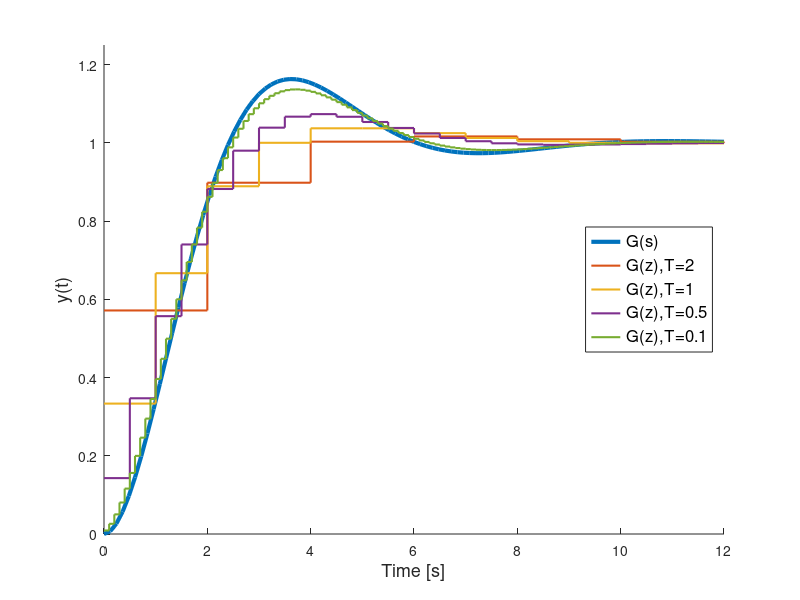

The MATLAB script that drew this image:
%% Example 1: Backward Discretization - Multiple Sample Times
zeta = 0.5; wn = 1;
Gs = tf(wn^2,[1 2*zeta*wn wn^2]);   % Continuous-time system G(s)
Tf = 12;                            % Final time for simulation
[ys,ts] = step(Gs,Tf);  % Computes step response for G(s)
Tvec = [2 1 0.5 0.1];   % Vector with different sample times T
figure(1), cla, hold on
plot(ts,ys,'LineWidth',3);          
for k = 1:length(Tvec)
    T = Tvec(k);
    z = tf('z',T);      % Defines the discrete time variable z
    s = (z-1)/(z*T);        % Defines the backward approximation
    Gz = wn^2 / (s^2 + 2*zeta*wn*s + wn^2); % Substitutes s in G(s)
    [yz,tz] = step(Gz,Tf);  % Computes step response for G(z)    
    stairs(tz,yz,'LineWidth',1.5);      % Plots the step responses
end
xlabel('Time [s]','FontSize',13)    % and sets labels and legends
ylabel('y(t)','FontSize',13)
legend('G(s)','G(z),T=2','G(z),T=1','G(z),T=0.5','G(z),T=0.1',...
       'Location','east','FontSize',12)
xlim([0 12]), ylim([0 1.25])
exportgraphics(gcf,'../images/backwardStepRespDiffT.eps')